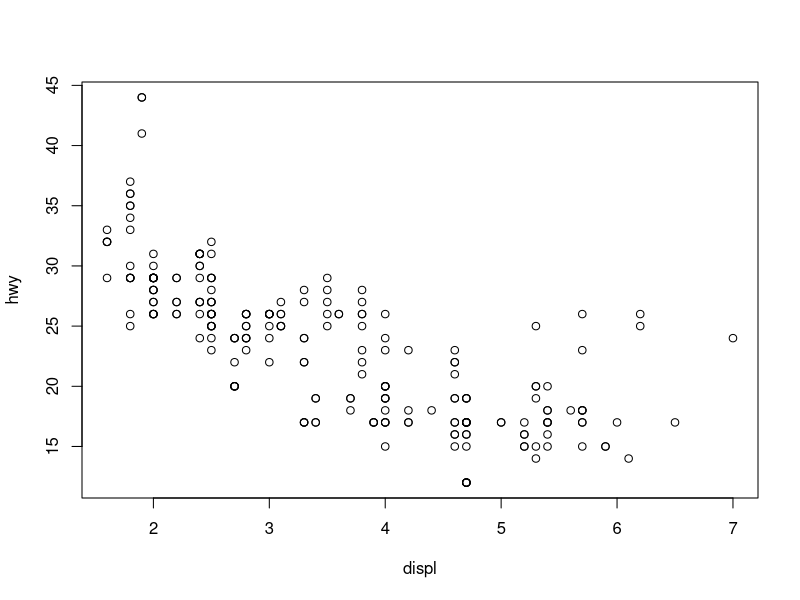
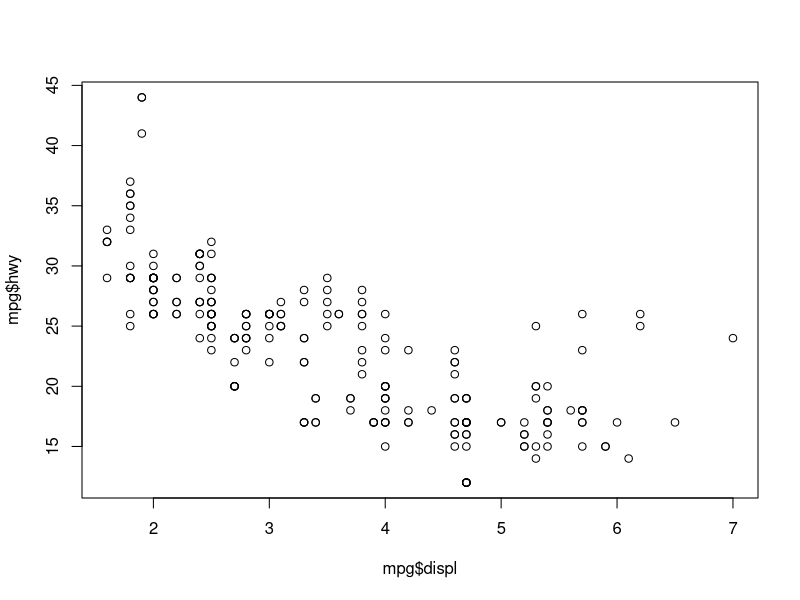
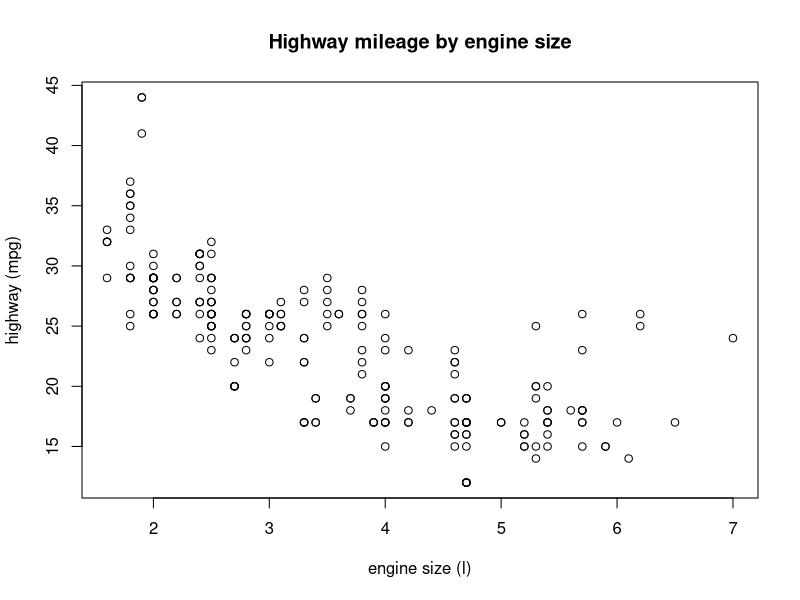
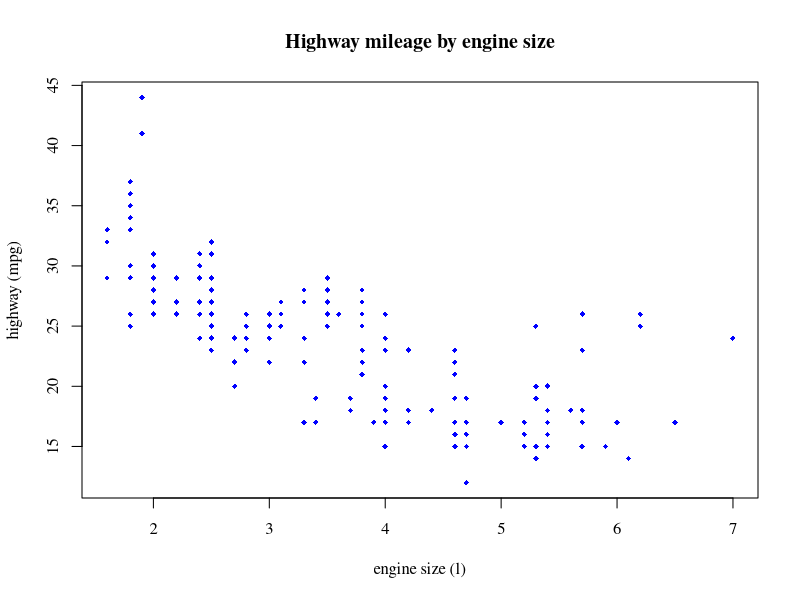
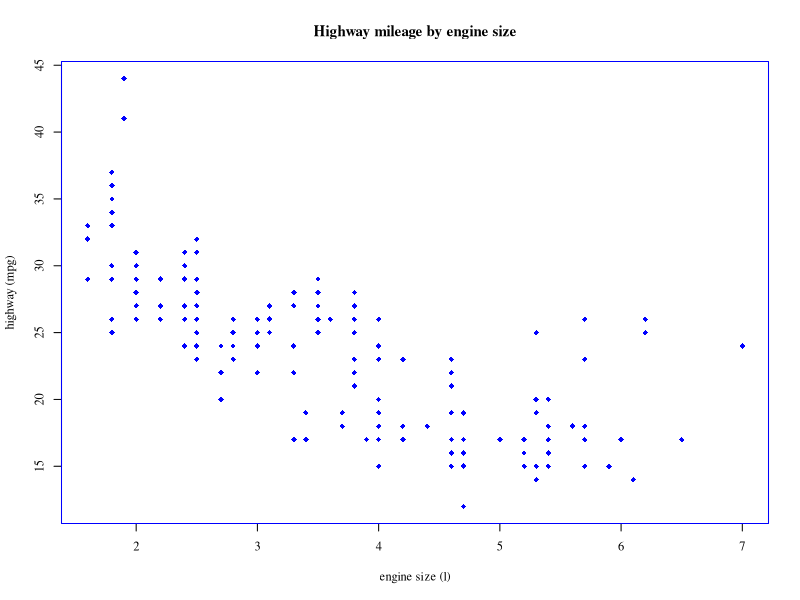
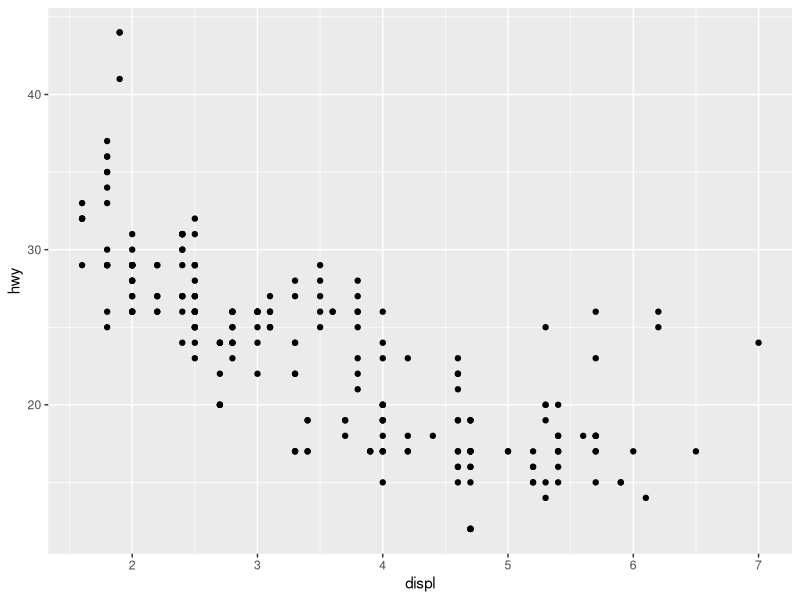
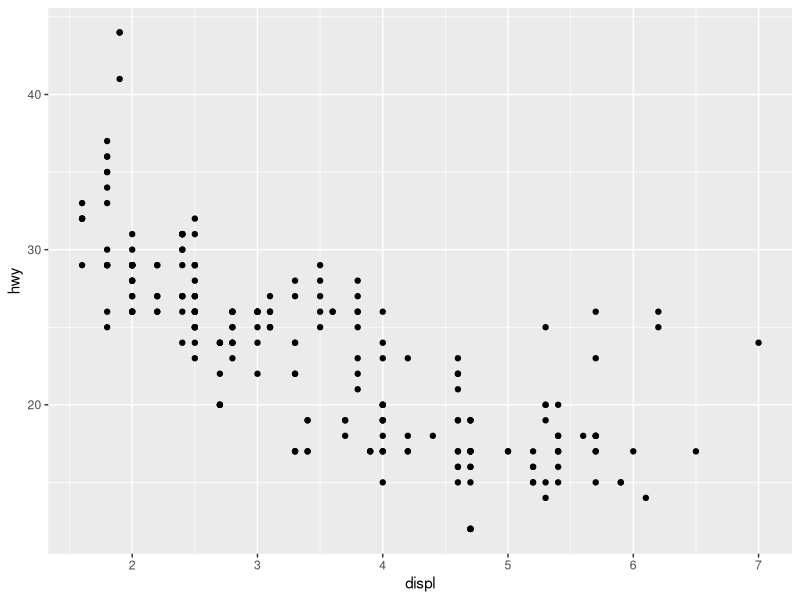
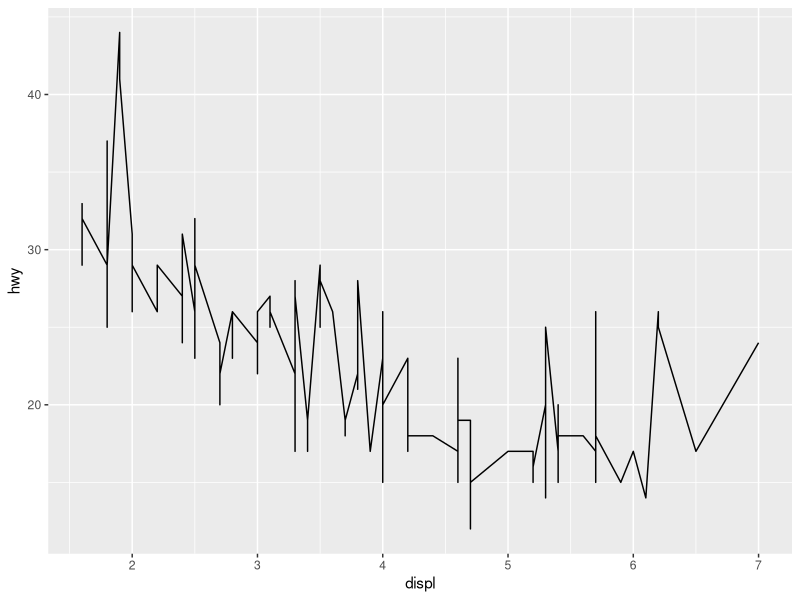

These figures' R source, in order:
## ---- chunk 1
options(repos = "http://cran.rstudio.com/")
pkgs <- c("dplyr", "knitr")
x<-lapply(pkgs, library, character.only = TRUE)
opts_chunk$set(tidy = FALSE, message = F, warning = F)
## ---- chunk 2
# Graphics and vizualization in R

# import libraries (use install.packages function if not found)
library(tidyverse)
library(readxl)

# import formatted data
# mutate depth to create a new categorical depth column
chemdat <- read_excel('data/formatted_data.xlsx') %>% 
  mutate(depth_cat = cut(depth, breaks = c(-Inf, 15, 150, Inf), labels = c('shallow', 'mid', 'deep')))

# check data
head(chemdat)
View(chemdat)
table(chemdat$depth_cat)
## ---- chunk 3
plot(hwy ~ displ, data = mpg)
## ---- chunk 4
plot(mpg$displ, mpg$hwy)
## ---- chunk 5
plot(hwy ~ displ, data = mpg, main = 'Highway mileage by engine size', 
     xlab = 'engine size (l)', ylab = 'highway (mpg)')
## ---- chunk 6
plot(hwy ~ displ, data = mpg, main = 'Highway mileage by engine size', 
     xlab = 'engine size (l)', ylab = 'highway (mpg)', 
     col = 'blue', pch = 18, cex = 0.75, family = 'serif')
## ---- chunk 7
par(col = 'blue', pch = 18, cex = 0.75, family = 'serif')
plot(hwy ~ displ, data = mpg, main = 'Highway mileage by engine size', 
     xlab = 'engine size (l)', ylab = 'highway (mpg)')
## ---- chunk 8
ggplot(data = mpg) + 
  geom_point(aes(x = displ, y = hwy))
## ---- chunk 9
ggplot(data = mpg, aes(x = displ, y = hwy)) + 
  geom_point()
## ---- chunk 10
ggplot(data = mpg, aes(x = displ, y = hwy)) + 
  geom_line()
## ---- chunk 11
ggplot(data = mpg, aes(x = displ, y = hwy)) + 
  geom_count()
## ---- chunk 12
ggplot(data = mpg, aes(x = displ, y = hwy)) + 
  geom_density2d()
## ---- chunk 13
ggplot(data = mpg, aes(x = displ, y = hwy, colour = drv)) + 
  geom_point()
## ---- chunk 14
ggplot(data = mpg, aes(x = displ, y = hwy, size = displ)) + 
  geom_point()
## ---- chunk 15
ggplot(data = mpg, aes(x = displ, y = hwy, shape = drv)) + 
  geom_point()
## ---- chunk 16
ggplot(data = mpg, aes(x = displ, y = hwy)) + 
  geom_point(colour = 'red')
## ---- chunk 17
ggplot(mpg, aes(x = displ, y = hwy, colour = drv)) + 
  geom_point() + 
  theme(
    legend.position = 'top',
    panel.grid.minor = element_blank(),
    panel.background = element_rect(fill = 'white')
  )
## ---- chunk 18
ggplot(mpg, aes(x = displ, y = hwy, colour = drv)) + 
  geom_point() + 
  theme_bw()
## ---- chunk 19
ggplot(mpg, aes(x = displ, y = hwy, colour = drv)) + 
  geom_point() + 
  theme_minimal()
## ---- chunk 20
ggplot(mpg, aes(x = displ, y = hwy, colour = drv)) + 
  geom_point() + 
  theme_classic()
## ---- chunk 21
ggplot(mpg, aes(x = displ, y = hwy, colour = drv)) + 
  geom_point() + 
  theme_bw(base_family = 'serif', base_size = 16)
## ---- chunk 22
ggplot(mpg, aes(x = displ, y = hwy, colour = drv)) + 
  geom_point() + 
  stat_smooth()
## ---- chunk 23
ggplot(mpg, aes(x = displ, y = hwy)) + 
  geom_point(aes(colour = drv)) + 
  stat_smooth()
## ---- chunk 24
ggplot(mpg, aes(x = displ, y = hwy, colour = drv)) + 
  geom_point() + 
  stat_smooth(method = 'lm')
## ---- chunk 25
ggplot(mpg, aes(x = displ, y = hwy, colour = drv)) + 
  geom_point() + 
  stat_smooth(method = 'lm') + 
  facet_wrap(~ drv, ncol = 3)
## ---- chunk 26
ggplot(mpg, aes(x = displ, y = hwy, colour = drv)) + 
  geom_point() + 
  stat_smooth(method = 'lm') + 
  facet_wrap(~ drv, ncol = 3, scales = 'free')
